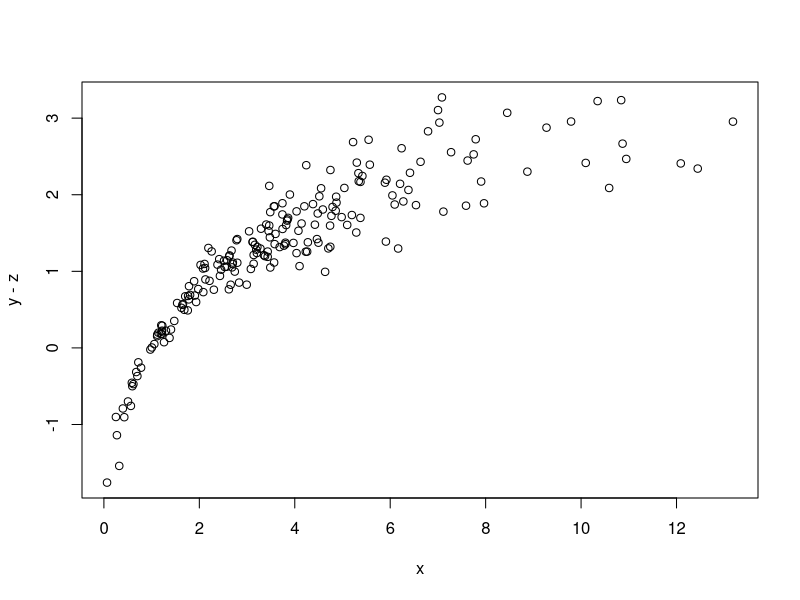

Write the R code that produced this figure. (Note: this script raises an error after producing the figure.)
library(quantreg)


### Name: plot.rqss
### Title: Plot Method for rqss Objects
### Aliases: plot.rqss plot.qss1 plot.qss2 plot.summary.rqss
### Keywords: regression smooth iplot

### ** Examples

n <- 200
x <- sort(rchisq(n,4))
z <- x + rnorm(n)
y <- log(x)+ .1*(log(x))^2 + log(x)*rnorm(n)/4 + z
plot(x,y-z)
fN <- rqss(y~qss(x,constraint="N")+z)
plot(fN)
fI <- rqss(y~qss(x,constraint="I")+z)
plot(fI,  col="blue")
fCI <- rqss(y~qss(x,constraint="CI")+z)
plot(fCI, col="red")

## A bivariate example
data(CobarOre)
fCO <- rqss(z~qss(cbind(x,y),lambda=.08), data = CobarOre)
plot(fCO)
